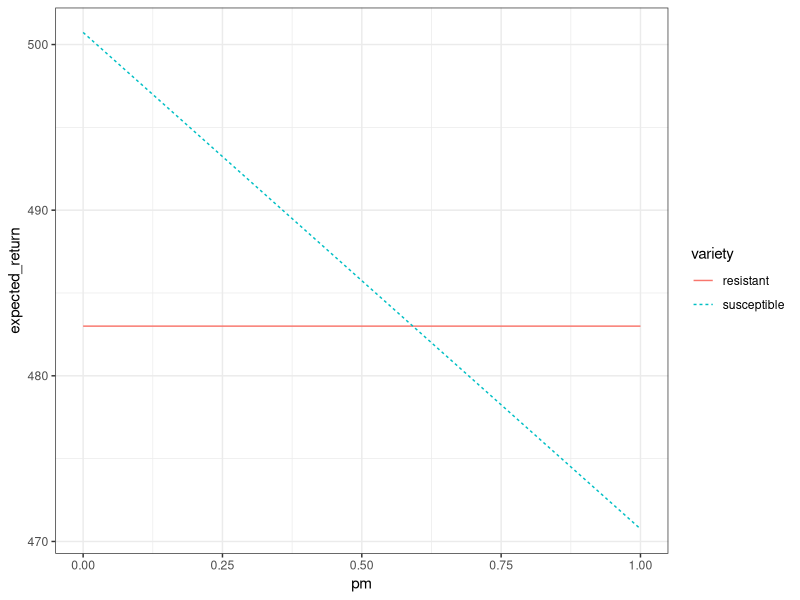

The R source for this figure:
library("tidyverse")

expected_yield_susceptible = 55
expected_yield_resistant   = 53
expected_price = 9.13

yield_decrease = 0.127

seed_cost = 0.89
spray_cost = 1.42-0.89

probability_aphids <- 0.47


pm <- seq(0,1,by=0.01)

d <- data.frame(pm=pm) %>%
  mutate(resistant = expected_yield_resistant*expected_price-seed_cost,
         susceptible = 
           expected_yield_susceptible * (1-probability_aphids +
                                           probability_aphids*(1-pm) +
                                           probability_aphids*pm*(1-yield_decrease)) * 
           expected_price - seed_cost - spray_cost) %>%
  gather(variety, expected_return, resistant, susceptible)

ggplot(d, aes(pm, expected_return, linetype = variety, color=variety)) + 
  geom_line() + 
  theme_bw()
